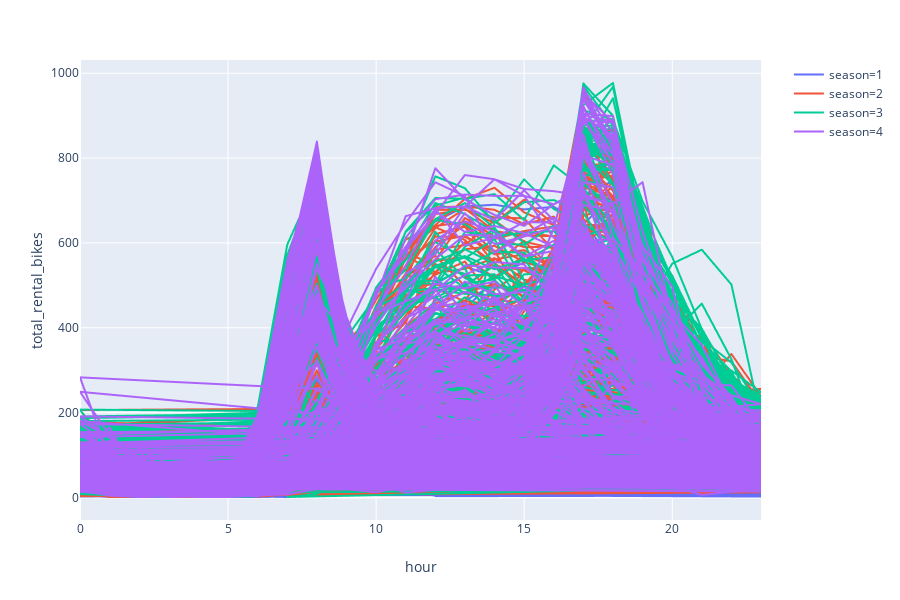

The cell this chart's notebook holds for it:
### Code cell
import plotly.express as px
fig = px.line(bike_data[['season','total_rental_bikes','hour']], x="hour", y="total_rental_bikes", color='season')
fig.show()

### Figure 1 — Plotly figure (JSON) as saved in the notebook; plotly's stock layout.template omitted (floating-point values rounded to 4 significant figures; data arrays with more than 128 entries replaced by an {"elided": "..."} marker saying what was removed)
{"data": [{"hoverlabel": {"namelength": 0}, "hovertemplate": "season=1<br>hour=%{x}<br>total_rental_bikes=%{y}", "legendgroup": "season=1", "line": {"color": "#636efa", "dash": "solid"}, "mode": "lines", "name": "season=1", "showlegend": true, "type": "scattergl", "x": {"elided": "4242 int values"}, "xaxis": "x", "y": {"elided": "4242 int values"}, "yaxis": "y"}, {"hoverlabel": {"namelength": 0}, "hovertemplate": "season=2<br>hour=%{x}<br>total_rental_bikes=%{y}", "legendgroup": "season=2", "line": {"color": "#EF553B", "dash": "solid"}, "mode": "lines", "name": "season=2", "showlegend": true, "type": "scattergl", "x": {"elided": "4409 int values"}, "xaxis": "x", "y": {"elided": "4409 int values"}, "yaxis": "y"}, {"hoverlabel": {"namelength": 0}, "hovertemplate": "season=3<br>hour=%{x}<br>total_rental_bikes=%{y}", "legendgroup": "season=3", "line": {"color": "#00cc96", "dash": "solid"}, "mode": "lines", "name": "season=3", "showlegend": true, "type": "scattergl", "x": {"elided": "4496 int values"}, "xaxis": "x", "y": {"elided": "4496 int values"}, "yaxis": "y"}, {"hoverlabel": {"namelength": 0}, "hovertemplate": "season=4<br>hour=%{x}<br>total_rental_bikes=%{y}", "legendgroup": "season=4", "line": {"color": "#ab63fa", "dash": "solid"}, "mode": "lines", "name": "season=4", "showlegend": true, "type": "scattergl", "x": {"elided": "4232 int values"}, "xaxis": "x", "y": {"elided": "4232 int values"}, "yaxis": "y"}], "layout": {"height": 600, "legend": {"tracegroupgap": 0}, "margin": {"t": 60}, "xaxis": {"anchor": "y", "domain": [0, 0.98], "title": {"text": "hour"}}, "yaxis": {"anchor": "x", "domain": [0, 1], "title": {"text": "total_rental_bikes"}}}}
